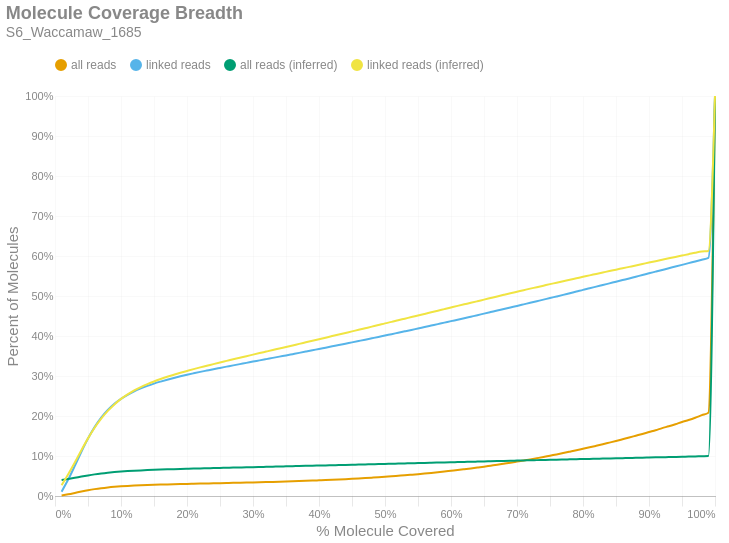

The notebook cell saved with this chart:
### Markdown cell above
### Molecule Read Coverage
This chart shows molecule coverage breadth as computed by the number of bases aligned to that molecule. In other words, "*how much of each unique long molecule is actually sequenced/aligned?*" Keep in mind there is a distinction between sequences and alignments, since some sequences belonging to a particular molecule may not align well and wouldn't appear in the alignment data. This chart also shows molecule coverage breadth as computed by the *inferred fragment* from which the aligned sequences originate. Unlike read coverage, this calculation takes into account the total insert size, including unsequenced gaps between the forward and reverse reads. Like the previous figures, these are cumulative percents.

### Code cell
if SKIPLR:
    print_html(f"Skipped")
else:
    binned_df = consolidated_hist(valids['coverage_bp'], mask, 0.01, True)
    binned_df_inf = consolidated_hist(valids['coverage_inserts'], mask, 0.01, True)
    binned_df = binned_df.with_columns(pl.lit(binned_df_inf['all reads (cumsum)']).alias('all reads (inferred)'))
    binned_df = binned_df.with_columns(pl.lit(binned_df_inf['linked reads (cumsum)']).alias('linked reads (inferred)'))
    binned_df = binned_df.with_columns(
        (pl.col('bin').cast(pl.Float64) + 0.01).alias('right_edge')
    )

    with SafeRender(binned_df):
        (
            density_plot(binned_df, 'Molecule Coverage Breadth', samplename, 'molcov', ['all reads (inferred)','linked reads (inferred)'])
            .encode(
                #x=alt.X('bin:Q', title="% Molecule Covered").axis(format = '%').scale(padding=0),
                x=alt.X('right_edge:Q', title="% Molecule Covered").axis(format='%').scale(padding=0),
                y=alt.Y('value:Q', title='Percent of Molecules')
                    .axis(format='%')
                    .stack(False)
                    .scale(domainMin=0, padding=0),
                color=alt.Color("key:N").scale(domain = ["all reads", "linked reads", "all reads (inferred)", "linked reads (inferred)"]),
                tooltip = [
                    alt.Tooltip("key:N", title = "Data Type"),
                    alt.Tooltip("range_label:N", title="% Molecule Covered"),
                    alt.Tooltip("value:Q", format = ".2%", title="% Molecules")
                ]
            )
        ).display()

### Figure 1 — Vega-Lite specification as saved in the notebook (floating-point values rounded to 4 significant figures)
{"width": "container", "height": 400, "config": {"title": {"anchor": "start", "dy": -15, "fontSize": 18, "color": "#888888", "subtitleColor": "#888888", "subtitleFontSize": 14}, "arc": {"fill": "#0072B2"}, "axis": {"domainColor": "#888888", "domainWidth": 0.5, "gridWidth": 0.2, "grid": false, "titleFontWeight": 400, "titleFontSize": 15, "labelFontSize": 11, "labelColor": "#888888", "tickColor": "#888888", "tickWidth": 0.2, "titleColor": "#888888"}, "axisBand": {"grid": false}, "axisX": {"grid": true, "tickSize": 10, "domainCap": "round"}, "axisY": {"domain": false, "grid": true, "tickSize": 0, "domainCap": "round"}, "background": "transparent", "header": {"labelFontSize": 15, "labelColor": "#888888", "titleFontSize": 15, "titleFontWeight": 600, "titleColor": "#888888"}, "legend": {"labelFont": "sans-serif", "labelFontSize": 12, "labelColor": "#888888", "symbolSize": 100, "symbolType": "circle", "titleFontSize": 12, "titlePadding": 10, "titleColor": "#888888", "title": null, "orient": "top"}, "range": {"category": ["#E69F00", "#56B4E9", "#009E73", "#F0E442", "#0072B2", "#D55E00", "#CC79A7", "#000000"], "diverging": ["#cfe8f3", "#a2d4ec", "#73bfe2", "#46abdb", "#1696d2", "#12719e"]}, "area": {"fill": "#0072B2", "fillOpacity": 0.7, "line": true, "strokeOpacity": 0.7}, "line": {"color": "#0072B2", "stroke": "#0072B2", "strokeWidth": 2}, "trail": {"color": "#0072B2", "stroke": "#0072B2", "strokeWidth": 0, "size": 1}, "point": {"filled": true, "fillOpacity": 1.0, "size": 95}, "text": {"color": "#888888", "fontSize": 11, "align": "right", "fontWeight": 400, "size": 11}, "bar": {"fill": "#0072B2", "stroke": null}, "view": {"stroke": null, "continuousWidth": 660, "continuousHeight": 400}}, "data": {"name": "data-16f86ea5855289c32a275f533814063e"}, "mark": {"type": "line", "interpolate": "monotone", "point": {"opacity": 0, "size": 275}}, "encoding": {"color": {"field": "key", "scale": {"domain": ["all reads", "linked reads", "all reads (inferred)", "linked reads (inferred)"]}, "type": "nominal"}, "tooltip": [{"field": "key", "title": "Data Type", "type": "nominal"}, {"field": "range_label", "title": "% Molecule Covered", "type": "nominal"}, {"field": "value", "format": ".2%", "title": "% Molecules", "type": "quantitative"}], "x": {"axis": {"format": "%"}, "field": "right_edge", "scale": {"padding": 0}, "title": "% Molecule Covered", "type": "quantitative"}, "y": {"axis": {"format": "%"}, "field": "value", "scale": {"domainMin": 0, "padding": 0}, "stack": false, "title": "Percent of Molecules", "type": "quantitative"}}, "params": [{"name": "param_c36ac31b6afebe62", "select": {"type": "point", "fields": ["key"]}, "bind": "legend"}], "title": {"text": "Molecule Coverage Breadth", "subtitle": "S6_Waccamaw_1685"}, "transform": [{"fold": ["all reads (cumsum)", "linked reads (cumsum)", "all reads (inferred)", "linked reads (inferred)"]}, {"calculate": "replace(datum.key, ' (cumsum)', '')", "as": "key"}, {"filter": {"param": "param_c36ac31b6afebe62"}}], "usermeta": {"embedOptions": {"downloadFileName": "S6_Waccamaw_1685.molcov"}}, "$schema": "https://vega.github.io/schema/vega-lite/v6.1.0.json", "datasets": {"data-16f86ea5855289c32a275f533814063e": [{"bin": "0.0", "interval": "0.0-0.01", "all reads": 0.001195, "linked reads": 0.01091, "all reads (cumsum)": 0.001195, "linked reads (cumsum)": 0.01091, "range_label": "0.0-0.01", "all reads (inferred)": 0.03992, "linked reads (inferred)": 0.02682, "right_edge": 0.01}, {"bin": "0.01", "interval": "0.01-0.02", "all reads": 0.003073, "linked reads": 0.03025, "all reads (cumsum)": 0.004268, "linked reads (cumsum)": 0.04116, "range_label": "0.01-0.02", "all reads (inferred)": 0.04266, "linked reads (inferred)": 0.05431, "right_edge": 0.02}, {"bin": "0.02", "interval": "0.02-0.03", "all reads": 0.003395, "linked reads": 0.03415, "all reads (cumsum)": 0.007663, "linked reads (cumsum)": 0.07531, "range_label": "0.02-0.03", "all reads (inferred)": 0.04554, "linked reads (inferred)": 0.08362, "right_edge": 0.03}, {"bin": "0.03", "interval": "0.03-0.04", "all reads": 0.003503, "linked reads": 0.03545, "all reads (cumsum)": 0.01117, "linked reads (cumsum)": 0.1108, "range_label": "0.03-0.04", "all reads (inferred)": 0.04857, "linked reads (inferred)": 0.1146, "right_edge": 0.04}, {"bin": "0.04", "interval": "0.04-0.05", "all reads": 0.003243, "linked reads": 0.03296, "all reads (cumsum)": 0.01441, "linked reads (cumsum)": 0.1437, "range_label": "0.04-0.05", "all reads (inferred)": 0.05146, "linked reads (inferred)": 0.144, "right_edge": 0.05}, {"bin": "0.05", "interval": "0.05-0.06", "all reads": 0.002795, "linked reads": 0.0284, "all reads (cumsum)": 0.0172, "linked reads (cumsum)": 0.1721, "range_label": "0.05-0.06", "all reads (inferred)": 0.05407, "linked reads (inferred)": 0.1707, "right_edge": 0.06}, {"bin": "0.06", "interval": "0.06-0.07", "all reads": 0.002335, "linked reads": 0.02369, "all reads (cumsum)": 0.01954, "linked reads (cumsum)": 0.1958, "range_label": "0.06-0.07", "all reads (inferred)": 0.05629, "linked reads (inferred)": 0.1934, "right_edge": 0.07}, {"bin": "0.07", "interval": "0.07-0.08", "all reads": 0.001876, "linked reads": 0.01905, "all reads (cumsum)": 0.02142, "linked reads (cumsum)": 0.2149, "range_label": "0.07-0.08", "all reads (inferred)": 0.05817, "linked reads (inferred)": 0.2127, "right_edge": 0.08}, {"bin": "0.08", "interval": "0.08-0.09", "all reads": 0.001529, "linked reads": 0.01549, "all reads (cumsum)": 0.02294, "linked reads (cumsum)": 0.2303, "range_label": "0.08-0.09", "all reads (inferred)": 0.05977, "linked reads (inferred)": 0.229, "right_edge": 0.09}, {"bin": "0.09", "interval": "0.09-0.1", "all reads": 0.001246, "linked reads": 0.01252, "all reads (cumsum)": 0.02419, "linked reads (cumsum)": 0.2429, "range_label": "0.09-0.1", "all reads (inferred)": 0.06111, "linked reads (inferred)": 0.2427, "right_edge": 0.1}, {"bin": "0.1", "interval": "0.1-0.11", "all reads": 0.001019, "linked reads": 0.01018, "all reads (cumsum)": 0.02521, "linked reads (cumsum)": 0.253, "range_label": "0.1-0.11", "all reads (inferred)": 0.06223, "linked reads (inferred)": 0.2541, "right_edge": 0.11}, {"bin": "0.11", "interval": "0.11-0.12", "all reads": 0.0008664, "linked reads": 0.008661, "all reads (cumsum)": 0.02608, "linked reads (cumsum)": 0.2617, "range_label": "0.11-0.12", "all reads (inferred)": 0.0632, "linked reads (inferred)": 0.264, "right_edge": 0.12}, {"bin": "0.12", "interval": "0.12-0.13", "all reads": 0.0007323, "linked reads": 0.007263, "all reads (cumsum)": 0.02681, "linked reads (cumsum)": 0.269, "range_label": "0.12-0.13", "all reads (inferred)": 0.06403, "linked reads (inferred)": 0.2724, "right_edge": 0.13}, {"bin": "0.13", "interval": "0.13-0.14", "all reads": 0.0006476, "linked reads": 0.006411, "all reads (cumsum)": 0.02746, "linked reads (cumsum)": 0.2754, "range_label": "0.13-0.14", "all reads (inferred)": 0.06475, "linked reads (inferred)": 0.2797, "right_edge": 0.14}, {"bin": "0.14", "interval": "0.14-0.15", "all reads": 0.0005703, "linked reads": 0.005646, "all reads (cumsum)": 0.02803, "linked reads (cumsum)": 0.281, "range_label": "0.14-0.15", "all reads (inferred)": 0.06541, "linked reads (inferred)": 0.2864, "right_edge": 0.15}, {"bin": "0.15", "interval": "0.15-0.16", "all reads": 0.0005116, "linked reads": 0.005012, "all reads (cumsum)": 0.02854, "linked reads (cumsum)": 0.286, "range_label": "0.15-0.16", "all reads (inferred)": 0.06601, "linked reads (inferred)": 0.2924, "right_edge": 0.16}, {"bin": "0.16", "interval": "0.16-0.17", "all reads": 0.0004832, "linked reads": 0.004715, "all reads (cumsum)": 0.02902, "linked reads (cumsum)": 0.2907, "range_label": "0.16-0.17", "all reads (inferred)": 0.06657, "linked reads (inferred)": 0.298, "right_edge": 0.17}, {"bin": "0.17", "interval": "0.17-0.18", "all reads": 0.0004539, "linked reads": 0.004415, "all reads (cumsum)": 0.02947, "linked reads (cumsum)": 0.2952, "range_label": "0.17-0.18", "all reads (inferred)": 0.06709, "linked reads (inferred)": 0.3031, "right_edge": 0.18}, {"bin": "0.18", "interval": "0.18-0.19", "all reads": 0.0004254, "linked reads": 0.004113, "all reads (cumsum)": 0.0299, "linked reads (cumsum)": 0.2993, "range_label": "0.18-0.19", "all reads (inferred)": 0.06758, "linked reads (inferred)": 0.308, "right_edge": 0.19}, {"bin": "0.19", "interval": "0.19-0.2", "all reads": 0.0004033, "linked reads": 0.003858, "all reads (cumsum)": 0.0303, "linked reads (cumsum)": 0.3031, "range_label": "0.19-0.2", "all reads (inferred)": 0.06804, "linked reads (inferred)": 0.3126, "right_edge": 0.2}, {"bin": "0.2", "interval": "0.2-0.21", "all reads": 0.0003806, "linked reads": 0.003619, "all reads (cumsum)": 0.03068, "linked reads (cumsum)": 0.3068, "range_label": "0.2-0.21", "all reads (inferred)": 0.0685, "linked reads (inferred)": 0.3172, "right_edge": 0.21}, {"bin": "0.21", "interval": "0.21-0.22", "all reads": 0.0003749, "linked reads": 0.00351, "all reads (cumsum)": 0.03106, "linked reads (cumsum)": 0.3103, "range_label": "0.21-0.22", "all reads (inferred)": 0.06893, "linked reads (inferred)": 0.3215, "right_edge": 0.22}, {"bin": "0.22", "interval": "0.22-0.23", "all reads": 0.0003647, "linked reads": 0.003392, "all reads (cumsum)": 0.03142, "linked reads (cumsum)": 0.3137, "range_label": "0.22-0.23", "all reads (inferred)": 0.06935, "linked reads (inferred)": 0.3256, "right_edge": 0.23}, {"bin": "0.23", "interval": "0.23-0.24", "all reads": 0.0003646, "linked reads": 0.003369, "all reads (cumsum)": 0.03179, "linked reads (cumsum)": 0.317, "range_label": "0.23-0.24", "all reads (inferred)": 0.06977, "linked reads (inferred)": 0.3298, "right_edge": 0.24}, {"bin": "0.24", "interval": "0.24-0.25", "all reads": 0.0003513, "linked reads": 0.003203, "all reads (cumsum)": 0.03214, "linked reads (cumsum)": 0.3202, "range_label": "0.24-0.25", "all reads (inferred)": 0.07018, "linked reads (inferred)": 0.3338, "right_edge": 0.25}, {"bin": "0.25", "interval": "0.25-0.26", "all reads": 0.0003528, "linked reads": 0.003181, "all reads (cumsum)": 0.03249, "linked reads (cumsum)": 0.3234, "range_label": "0.25-0.26", "all reads (inferred)": 0.07059, "linked reads (inferred)": 0.3378, "right_edge": 0.26}, {"bin": "0.26", "interval": "0.26-0.27", "all reads": 0.0003539, "linked reads": 0.003184, "all reads (cumsum)": 0.03285, "linked reads (cumsum)": 0.3266, "range_label": "0.26-0.27", "all reads (inferred)": 0.07099, "linked reads (inferred)": 0.3418, "right_edge": 0.27}, {"bin": "0.27", "interval": "0.27-0.28", "all reads": 0.0003646, "linked reads": 0.003136, "all reads (cumsum)": 0.03321, "linked reads (cumsum)": 0.3297, "range_label": "0.27-0.28", "all reads (inferred)": 0.07138, "linked reads (inferred)": 0.3456, "right_edge": 0.28}, {"bin": "0.28", "interval": "0.28-0.29", "all reads": 0.000375, "linked reads": 0.0031, "all reads (cumsum)": 0.03359, "linked reads (cumsum)": 0.3328, "range_label": "0.28-0.29", "all reads (inferred)": 0.07178, "linked reads (inferred)": 0.3495, "right_edge": 0.29}, {"bin": "0.29", "interval": "0.29-0.3", "all reads": 0.0003992, "linked reads": 0.003164, "all reads (cumsum)": 0.03398, "linked reads (cumsum)": 0.336, "range_label": "0.29-0.3", "all reads (inferred)": 0.07218, "linked reads (inferred)": 0.3535, "right_edge": 0.3}, {"bin": "0.3", "interval": "0.3-0.31", "all reads": 0.0004097, "linked reads": 0.003041, "all reads (cumsum)": 0.03439, "linked reads (cumsum)": 0.339, "range_label": "0.3-0.31", "all reads (inferred)": 0.07258, "linked reads (inferred)": 0.3574, "right_edge": 0.31}, {"bin": "0.31", "interval": "0.31-0.32", "all reads": 0.00043, "linked reads": 0.003128, "all reads (cumsum)": 0.03482, "linked reads (cumsum)": 0.3422, "range_label": "0.31-0.32", "all reads (inferred)": 0.07296, "linked reads (inferred)": 0.3611, "right_edge": 0.32}, {"bin": "0.32", "interval": "0.32-0.33", "all reads": 0.0004562, "linked reads": 0.003163, "all reads (cumsum)": 0.03528, "linked reads (cumsum)": 0.3453, "range_label": "0.32-0.33", "all reads (inferred)": 0.07335, "linked reads (inferred)": 0.3649, "right_edge": 0.33}, {"bin": "0.33", "interval": "0.33-0.34", "all reads": 0.0004666, "linked reads": 0.003118, "all reads (cumsum)": 0.03575, "linked reads (cumsum)": 0.3484, "range_label": "0.33-0.34", "all reads (inferred)": 0.07375, "linked reads (inferred)": 0.3688, "right_edge": 0.34}, {"bin": "0.34", "interval": "0.34-0.35", "all reads": 0.0004845, "linked reads": 0.003047, "all reads (cumsum)": 0.03623, "linked reads (cumsum)": 0.3515, "range_label": "0.34-0.35", "all reads (inferred)": 0.07413, "linked reads (inferred)": 0.3725, "right_edge": 0.35}, {"bin": "0.35", "interval": "0.35-0.36", "all reads": 0.0005159, "linked reads": 0.003144, "all reads (cumsum)": 0.03675, "linked reads (cumsum)": 0.3546, "range_label": "0.35-0.36", "all reads (inferred)": 0.07453, "linked reads (inferred)": 0.3764, "right_edge": 0.36}, {"bin": "0.36", "interval": "0.36-0.37", "all reads": 0.0005513, "linked reads": 0.003151, "all reads (cumsum)": 0.0373, "linked reads (cumsum)": 0.3578, "range_label": "0.36-0.37", "all reads (inferred)": 0.07494, "linked reads (inferred)": 0.3803, "right_edge": 0.37}, {"bin": "0.37", "interval": "0.37-0.38", "all reads": 0.000568, "linked reads": 0.003224, "all reads (cumsum)": 0.03787, "linked reads (cumsum)": 0.361, "range_label": "0.37-0.38", "all reads (inferred)": 0.07533, "linked reads (inferred)": 0.3842, "right_edge": 0.38}, {"bin": "0.38", "interval": "0.38-0.39", "all reads": 0.0006019, "linked reads": 0.003261, "all reads (cumsum)": 0.03847, "linked reads (cumsum)": 0.3643, "range_label": "0.38-0.39", "all reads (inferred)": 0.07573, "linked reads (inferred)": 0.388, "right_edge": 0.39}, {"bin": "0.39", "interval": "0.39-0.4", "all reads": 0.0006678, "linked reads": 0.003345, "all reads (cumsum)": 0.03914, "linked reads (cumsum)": 0.3676, "range_label": "0.39-0.4", "all reads (inferred)": 0.07614, "linked reads (inferred)": 0.392, "right_edge": 0.4}, {"bin": "0.4", "interval": "0.4-0.41", "all reads": 0.000674, "linked reads": 0.003245, "all reads (cumsum)": 0.03981, "linked reads (cumsum)": 0.3709, "range_label": "0.4-0.41", "all reads (inferred)": 0.07654, "linked reads (inferred)": 0.3958, "right_edge": 0.41}, {"bin": "0.41", "interval": "0.41-0.42", "all reads": 0.0007188, "linked reads": 0.003293, "all reads (cumsum)": 0.04053, "linked reads (cumsum)": 0.3742, "range_label": "0.41-0.42", "all reads (inferred)": 0.07695, "linked reads (inferred)": 0.3998, "right_edge": 0.42}, {"bin": "0.42", "interval": "0.42-0.43", "all reads": 0.0007686, "linked reads": 0.003241, "all reads (cumsum)": 0.0413, "linked reads (cumsum)": 0.3774, "range_label": "0.42-0.43", "all reads (inferred)": 0.07735, "linked reads (inferred)": 0.4036, "right_edge": 0.43}, {"bin": "0.43", "interval": "0.43-0.44", "all reads": 0.0008174, "linked reads": 0.003355, "all reads (cumsum)": 0.04212, "linked reads (cumsum)": 0.3807, "range_label": "0.43-0.44", "all reads (inferred)": 0.07776, "linked reads (inferred)": 0.4076, "right_edge": 0.44}, {"bin": "0.44", "interval": "0.44-0.45", "all reads": 0.0008528, "linked reads": 0.003338, "all reads (cumsum)": 0.04297, "linked reads (cumsum)": 0.3841, "range_label": "0.44-0.45", "all reads (inferred)": 0.07817, "linked reads (inferred)": 0.4115, "right_edge": 0.45}, {"bin": "0.45", "interval": "0.45-0.46", "all reads": 0.0009011, "linked reads": 0.003354, "all reads (cumsum)": 0.04387, "linked reads (cumsum)": 0.3874, "range_label": "0.45-0.46", "all reads (inferred)": 0.07858, "linked reads (inferred)": 0.4154, "right_edge": 0.46}, {"bin": "0.46", "interval": "0.46-0.47", "all reads": 0.0009478, "linked reads": 0.003362, "all reads (cumsum)": 0.04482, "linked reads (cumsum)": 0.3908, "range_label": "0.46-0.47", "all reads (inferred)": 0.07899, "linked reads (inferred)": 0.4194, "right_edge": 0.47}, {"bin": "0.47", "interval": "0.47-0.48", "all reads": 0.001003, "linked reads": 0.003433, "all reads (cumsum)": 0.04582, "linked reads (cumsum)": 0.3942, "range_label": "0.47-0.48", "all reads (inferred)": 0.0794, "linked reads (inferred)": 0.4234, "right_edge": 0.48}, {"bin": "0.48", "interval": "0.48-0.49", "all reads": 0.00105, "linked reads": 0.003441, "all reads (cumsum)": 0.04687, "linked reads (cumsum)": 0.3977, "range_label": "0.48-0.49", "all reads (inferred)": 0.07981, "linked reads (inferred)": 0.4273, "right_edge": 0.49}, {"bin": "0.49", "interval": "0.49-0.5", "all reads": 0.001213, "linked reads": 0.003556, "all reads (cumsum)": 0.04808, "linked reads (cumsum)": 0.4012, "range_label": "0.49-0.5", "all reads (inferred)": 0.08025, "linked reads (inferred)": 0.4315, "right_edge": 0.5}, {"bin": "0.5", "interval": "0.5-0.51", "all reads": 0.001089, "linked reads": 0.0034, "all reads (cumsum)": 0.04917, "linked reads (cumsum)": 0.4046, "range_label": "0.5-0.51", "all reads (inferred)": 0.08064, "linked reads (inferred)": 0.4353, "right_edge": 0.51}, {"bin": "0.51", "interval": "0.51-0.52", "all reads": 0.0013, "linked reads": 0.003527, "all reads (cumsum)": 0.05047, "linked reads (cumsum)": 0.4082, "range_label": "0.51-0.52", "all reads (inferred)": 0.08107, "linked reads (inferred)": 0.4394, "right_edge": 0.52}, {"bin": "0.52", "interval": "0.52-0.53", "all reads": 0.001281, "linked reads": 0.00346, "all reads (cumsum)": 0.05175, "linked reads (cumsum)": 0.4116, "range_label": "0.52-0.53", "all reads (inferred)": 0.08148, "linked reads (inferred)": 0.4433, "right_edge": 0.53}, {"bin": "0.53", "interval": "0.53-0.54", "all reads": 0.001402, "linked reads": 0.003523, "all reads (cumsum)": 0.05315, "linked reads (cumsum)": 0.4151, "range_label": "0.53-0.54", "all reads (inferred)": 0.0819, "linked reads (inferred)": 0.4473, "right_edge": 0.54}, {"bin": "0.54", "interval": "0.54-0.55", "all reads": 0.001442, "linked reads": 0.003674, "all reads (cumsum)": 0.0546, "linked reads (cumsum)": 0.4188, "range_label": "0.54-0.55", "all reads (inferred)": 0.08231, "linked reads (inferred)": 0.4512, "right_edge": 0.55}, {"bin": "0.55", "interval": "0.55-0.56", "all reads": 0.001541, "linked reads": 0.003615, "all reads (cumsum)": 0.05614, "linked reads (cumsum)": 0.4224, "range_label": "0.55-0.56", "all reads (inferred)": 0.08272, "linked reads (inferred)": 0.4552, "right_edge": 0.56}, {"bin": "0.56", "interval": "0.56-0.57", "all reads": 0.0016, "linked reads": 0.003653, "all reads (cumsum)": 0.05774, "linked reads (cumsum)": 0.4261, "range_label": "0.56-0.57", "all reads (inferred)": 0.08314, "linked reads (inferred)": 0.4592, "right_edge": 0.57}, {"bin": "0.57", "interval": "0.57-0.58", "all reads": 0.001658, "linked reads": 0.003657, "all reads (cumsum)": 0.0594, "linked reads (cumsum)": 0.4297, "range_label": "0.57-0.58", "all reads (inferred)": 0.08355, "linked reads (inferred)": 0.4632, "right_edge": 0.58}, {"bin": "0.58", "interval": "0.58-0.59", "all reads": 0.001755, "linked reads": 0.003639, "all reads (cumsum)": 0.06115, "linked reads (cumsum)": 0.4334, "range_label": "0.58-0.59", "all reads (inferred)": 0.08397, "linked reads (inferred)": 0.4673, "right_edge": 0.59}, {"bin": "0.59", "interval": "0.59-0.6", "all reads": 0.001882, "linked reads": 0.003756, "all reads (cumsum)": 0.06303, "linked reads (cumsum)": 0.4371, "range_label": "0.59-0.6", "all reads (inferred)": 0.08439, "linked reads (inferred)": 0.4713, "right_edge": 0.6}, {"bin": "0.6", "interval": "0.6-0.61", "all reads": 0.001838, "linked reads": 0.003513, "all reads (cumsum)": 0.06487, "linked reads (cumsum)": 0.4407, "range_label": "0.6-0.61", "all reads (inferred)": 0.0848, "linked reads (inferred)": 0.4753, "right_edge": 0.61}, {"bin": "0.61", "interval": "0.61-0.62", "all reads": 0.002002, "linked reads": 0.003706, "all reads (cumsum)": 0.06687, "linked reads (cumsum)": 0.4444, "range_label": "0.61-0.62", "all reads (inferred)": 0.08522, "linked reads (inferred)": 0.4791, "right_edge": 0.62}, {"bin": "0.62", "interval": "0.62-0.63", "all reads": 0.002066, "linked reads": 0.003842, "all reads (cumsum)": 0.06894, "linked reads (cumsum)": 0.4482, "range_label": "0.62-0.63", "all reads (inferred)": 0.08562, "linked reads (inferred)": 0.4829, "right_edge": 0.63}, {"bin": "0.63", "interval": "0.63-0.64", "all reads": 0.002147, "linked reads": 0.003825, "all reads (cumsum)": 0.07109, "linked reads (cumsum)": 0.452, "range_label": "0.63-0.64", "all reads (inferred)": 0.08603, "linked reads (inferred)": 0.4869, "right_edge": 0.64}, {"bin": "0.64", "interval": "0.64-0.65", "all reads": 0.002222, "linked reads": 0.003914, "all reads (cumsum)": 0.07331, "linked reads (cumsum)": 0.4559, "range_label": "0.64-0.65", "all reads (inferred)": 0.08646, "linked reads (inferred)": 0.491, "right_edge": 0.65}, {"bin": "0.65", "interval": "0.65-0.66", "all reads": 0.002407, "linked reads": 0.003836, "all reads (cumsum)": 0.07572, "linked reads (cumsum)": 0.4598, "range_label": "0.65-0.66", "all reads (inferred)": 0.08687, "linked reads (inferred)": 0.495, "right_edge": 0.66}, {"bin": "0.66", "interval": "0.66-0.67", "all reads": 0.002379, "linked reads": 0.003804, "all reads (cumsum)": 0.0781, "linked reads (cumsum)": 0.4636, "range_label": "0.66-0.67", "all reads (inferred)": 0.08729, "linked reads (inferred)": 0.499, "right_edge": 0.67}, {"bin": "0.67", "interval": "0.67-0.68", "all reads": 0.002506, "linked reads": 0.003934, "all reads (cumsum)": 0.0806, "linked reads (cumsum)": 0.4675, "range_label": "0.67-0.68", "all reads (inferred)": 0.0877, "linked reads (inferred)": 0.5029, "right_edge": 0.68}, {"bin": "0.68", "interval": "0.68-0.69", "all reads": 0.002566, "linked reads": 0.003841, "all reads (cumsum)": 0.08317, "linked reads (cumsum)": 0.4714, "range_label": "0.68-0.69", "all reads (inferred)": 0.08811, "linked reads (inferred)": 0.5068, "right_edge": 0.69}, {"bin": "0.69", "interval": "0.69-0.7", "all reads": 0.002739, "linked reads": 0.003729, "all reads (cumsum)": 0.08591, "linked reads (cumsum)": 0.4751, "range_label": "0.69-0.7", "all reads (inferred)": 0.08851, "linked reads (inferred)": 0.5107, "right_edge": 0.7}, {"bin": "0.7", "interval": "0.7-0.71", "all reads": 0.002748, "linked reads": 0.003963, "all reads (cumsum)": 0.08865, "linked reads (cumsum)": 0.479, "range_label": "0.7-0.71", "all reads (inferred)": 0.08891, "linked reads (inferred)": 0.5145, "right_edge": 0.71}, {"bin": "0.71", "interval": "0.71-0.72", "all reads": 0.002865, "linked reads": 0.003996, "all reads (cumsum)": 0.09152, "linked reads (cumsum)": 0.483, "range_label": "0.71-0.72", "all reads (inferred)": 0.08931, "linked reads (inferred)": 0.5184, "right_edge": 0.72}, {"bin": "0.72", "interval": "0.72-0.73", "all reads": 0.002982, "linked reads": 0.003945, "all reads (cumsum)": 0.0945, "linked reads (cumsum)": 0.487, "range_label": "0.72-0.73", "all reads (inferred)": 0.08969, "linked reads (inferred)": 0.522, "right_edge": 0.73}, {"bin": "0.73", "interval": "0.73-0.74", "all reads": 0.003018, "linked reads": 0.003907, "all reads (cumsum)": 0.09752, "linked reads (cumsum)": 0.4909, "range_label": "0.73-0.74", "all reads (inferred)": 0.09008, "linked reads (inferred)": 0.5258, "right_edge": 0.74}, {"bin": "0.74", "interval": "0.74-0.75", "all reads": 0.003296, "linked reads": 0.004106, "all reads (cumsum)": 0.1008, "linked reads (cumsum)": 0.495, "range_label": "0.74-0.75", "all reads (inferred)": 0.09049, "linked reads (inferred)": 0.5296, "right_edge": 0.75}, {"bin": "0.75", "interval": "0.75-0.76", "all reads": 0.00314, "linked reads": 0.003834, "all reads (cumsum)": 0.104, "linked reads (cumsum)": 0.4988, "range_label": "0.75-0.76", "all reads (inferred)": 0.09086, "linked reads (inferred)": 0.5332, "right_edge": 0.76}, {"bin": "0.76", "interval": "0.76-0.77", "all reads": 0.003352, "linked reads": 0.003953, "all reads (cumsum)": 0.1073, "linked reads (cumsum)": 0.5028, "range_label": "0.76-0.77", "all reads (inferred)": 0.09126, "linked reads (inferred)": 0.5369, "right_edge": 0.77}, {"bin": "0.77", "interval": "0.77-0.78", "all reads": 0.003457, "linked reads": 0.004207, "all reads (cumsum)": 0.1108, "linked reads (cumsum)": 0.507, "range_label": "0.77-0.78", "all reads (inferred)": 0.09165, "linked reads (inferred)": 0.5407, "right_edge": 0.78}, {"bin": "0.78", "interval": "0.78-0.79", "all reads": 0.0035, "linked reads": 0.004054, "all reads (cumsum)": 0.1143, "linked reads (cumsum)": 0.511, "range_label": "0.78-0.79", "all reads (inferred)": 0.09203, "linked reads (inferred)": 0.5443, "right_edge": 0.79}, {"bin": "0.79", "interval": "0.79-0.8", "all reads": 0.0038, "linked reads": 0.00431, "all reads (cumsum)": 0.1181, "linked reads (cumsum)": 0.5154, "range_label": "0.79-0.8", "all reads (inferred)": 0.09243, "linked reads (inferred)": 0.5481, "right_edge": 0.8}, {"bin": "0.8", "interval": "0.8-0.81", "all reads": 0.003562, "linked reads": 0.00388, "all reads (cumsum)": 0.1216, "linked reads (cumsum)": 0.5192, "range_label": "0.8-0.81", "all reads (inferred)": 0.0928, "linked reads (inferred)": 0.5516, "right_edge": 0.81}, {"bin": "0.81", "interval": "0.81-0.82", "all reads": 0.003831, "linked reads": 0.004191, "all reads (cumsum)": 0.1255, "linked reads (cumsum)": 0.5234, "range_label": "0.81-0.82", "all reads (inferred)": 0.09318, "linked reads (inferred)": 0.5552, "right_edge": 0.82}, {"bin": "0.82", "interval": "0.82-0.83", "all reads": 0.00395, "linked reads": 0.004017, "all reads (cumsum)": 0.1294, "linked reads (cumsum)": 0.5274, "range_label": "0.82-0.83", "all reads (inferred)": 0.09356, "linked reads (inferred)": 0.5587, "right_edge": 0.83}, {"bin": "0.83", "interval": "0.83-0.84", "all reads": 0.004062, "linked reads": 0.004149, "all reads (cumsum)": 0.1335, "linked reads (cumsum)": 0.5316, "range_label": "0.83-0.84", "all reads (inferred)": 0.09394, "linked reads (inferred)": 0.5624, "right_edge": 0.84}, {"bin": "0.84", "interval": "0.84-0.85", "all reads": 0.004078, "linked reads": 0.00408, "all reads (cumsum)": 0.1375, "linked reads (cumsum)": 0.5357, "range_label": "0.84-0.85", "all reads (inferred)": 0.0943, "linked reads (inferred)": 0.5658, "right_edge": 0.85}, {"bin": "0.85", "interval": "0.85-0.86", "all reads": 0.004271, "linked reads": 0.004168, "all reads (cumsum)": 0.1418, "linked reads (cumsum)": 0.5398, "range_label": "0.85-0.86", "all reads (inferred)": 0.09468, "linked reads (inferred)": 0.5693, "right_edge": 0.86}, {"bin": "0.86", "interval": "0.86-0.87", "all reads": 0.00431, "linked reads": 0.004132, "all reads (cumsum)": 0.1461, "linked reads (cumsum)": 0.544, "range_label": "0.86-0.87", "all reads (inferred)": 0.09505, "linked reads (inferred)": 0.5728, "right_edge": 0.87}, {"bin": "0.87", "interval": "0.87-0.88", "all reads": 0.004533, "linked reads": 0.004283, "all reads (cumsum)": 0.1507, "linked reads (cumsum)": 0.5483, "range_label": "0.87-0.88", "all reads (inferred)": 0.09543, "linked reads (inferred)": 0.5763, "right_edge": 0.88}, {"bin": "0.88", "interval": "0.88-0.89", "all reads": 0.004504, "linked reads": 0.0042, "all reads (cumsum)": 0.1552, "linked reads (cumsum)": 0.5525, "range_label": "0.88-0.89", "all reads (inferred)": 0.09581, "linked reads (inferred)": 0.5799, "right_edge": 0.89}, {"bin": "0.89", "interval": "0.89-0.9", "all reads": 0.004779, "linked reads": 0.004289, "all reads (cumsum)": 0.1599, "linked reads (cumsum)": 0.5567, "range_label": "0.89-0.9", "all reads (inferred)": 0.09621, "linked reads (inferred)": 0.5836, "right_edge": 0.9}, {"bin": "0.9", "interval": "0.9-0.91", "all reads": 0.004548, "linked reads": 0.00415, "all reads (cumsum)": 0.1645, "linked reads (cumsum)": 0.5609, "range_label": "0.9-0.91", "all reads (inferred)": 0.09659, "linked reads (inferred)": 0.5871, "right_edge": 0.91}, {"bin": "0.91", "interval": "0.91-0.92", "all reads": 0.00523, "linked reads": 0.00421, "all reads (cumsum)": 0.1697, "linked reads (cumsum)": 0.5651, "range_label": "0.91-0.92", "all reads (inferred)": 0.09698, "linked reads (inferred)": 0.5907, "right_edge": 0.92}, {"bin": "0.92", "interval": "0.92-0.93", "all reads": 0.004649, "linked reads": 0.004345, "all reads (cumsum)": 0.1744, "linked reads (cumsum)": 0.5695, "range_label": "0.92-0.93", "all reads (inferred)": 0.09737, "linked reads (inferred)": 0.5942, "right_edge": 0.93}, {"bin": "0.93", "interval": "0.93-0.94", "all reads": 0.00505, "linked reads": 0.00411, "all reads (cumsum)": 0.1794, "linked reads (cumsum)": 0.5736, "range_label": "0.93-0.94", "all reads (inferred)": 0.09776, "linked reads (inferred)": 0.5977, "right_edge": 0.94}, {"bin": "0.94", "interval": "0.94-0.95", "all reads": 0.005633, "linked reads": 0.004258, "all reads (cumsum)": 0.1851, "linked reads (cumsum)": 0.5778, "range_label": "0.94-0.95", "all reads (inferred)": 0.09815, "linked reads (inferred)": 0.6011, "right_edge": 0.95}, {"bin": "0.95", "interval": "0.95-0.96", "all reads": 0.00488, "linked reads": 0.004347, "all reads (cumsum)": 0.1899, "linked reads (cumsum)": 0.5822, "range_label": "0.95-0.96", "all reads (inferred)": 0.09857, "linked reads (inferred)": 0.6045, "right_edge": 0.96}, {"bin": "0.96", "interval": "0.96-0.97", "all reads": 0.005676, "linked reads": 0.004168, "all reads (cumsum)": 0.1956, "linked reads (cumsum)": 0.5863, "range_label": "0.96-0.97", "all reads (inferred)": 0.09899, "linked reads (inferred)": 0.6081, "right_edge": 0.97}, {"bin": "0.97", "interval": "0.97-0.98", "all reads": 0.006529, "linked reads": 0.004327, "all reads (cumsum)": 0.2021, "linked reads (cumsum)": 0.5907, "range_label": "0.97-0.98", "all reads (inferred)": 0.09945, "linked reads (inferred)": 0.6112, "right_edge": 0.98}, {"bin": "0.98", "interval": "0.98-0.99", "all reads": 0.006116, "linked reads": 0.004451, "all reads (cumsum)": 0.2083, "linked reads (cumsum)": 0.5951, "range_label": "0.98-0.99", "all reads (inferred)": 0.09987, "linked reads (inferred)": 0.6127, "right_edge": 0.99}, {"bin": "0.99", "interval": "0.99-1.0", "all reads": 0.7917, "linked reads": 0.4049, "all reads (cumsum)": 1.0, "linked reads (cumsum)": 1.0, "range_label": "0.99-1.0", "all reads (inferred)": 1.0, "linked reads (inferred)": 1.0, "right_edge": 1.0}]}}
